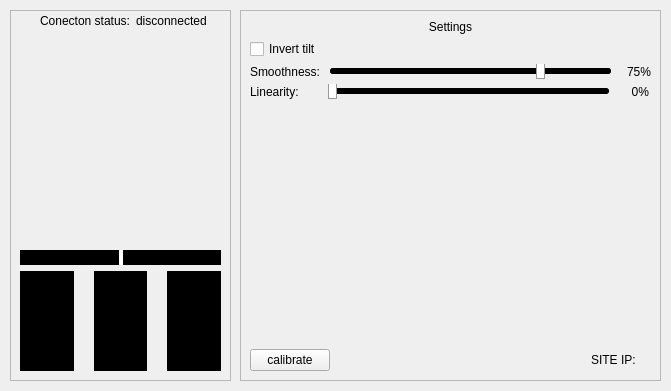
<?xml version="1.0" encoding="UTF-8"?>
<ui version="4.0">
 <class>MainWindow</class>
 <widget class="QMainWindow" name="MainWindow">
  <property name="geometry">
   <rect>
    <x>0</x>
    <y>0</y>
    <width>671</width>
    <height>391</height>
   </rect>
  </property>
  <property name="minimumSize">
   <size>
    <width>671</width>
    <height>391</height>
   </size>
  </property>
  <property name="maximumSize">
   <size>
    <width>671</width>
    <height>391</height>
   </size>
  </property>
  <property name="windowTitle">
   <string>MainWindow</string>
  </property>
  <widget class="QWidget" name="centralwidget">
   <widget class="QFrame" name="frame">
    <property name="geometry">
     <rect>
      <x>10</x>
      <y>10</y>
      <width>221</width>
      <height>371</height>
     </rect>
    </property>
    <property name="frameShape">
     <enum>QFrame::Shape::StyledPanel</enum>
    </property>
    <property name="frameShadow">
     <enum>QFrame::Shadow::Raised</enum>
    </property>
    <property name="lineWidth">
     <number>4</number>
    </property>
    <widget class="QWidget" name="horizontalLayoutWidget">
     <property name="geometry">
      <rect>
       <x>30</x>
       <y>0</y>
       <width>171</width>
       <height>21</height>
      </rect>
     </property>
     <layout class="QHBoxLayout" name="connectionStatusLayout">
      <item>
       <widget class="QLabel" name="conectionStatusTextLabel">
        <property name="text">
         <string>Conecton status:</string>
        </property>
       </widget>
      </item>
      <item>
       <widget class="QLabel" name="connectionStatusLabel">
        <property name="text">
         <string>disconnected</string>
        </property>
       </widget>
      </item>
     </layout>
    </widget>
    <widget class="QWidget" name="verticalLayoutWidget">
     <property name="geometry">
      <rect>
       <x>10</x>
       <y>20</y>
       <width>201</width>
       <height>221</height>
      </rect>
     </property>
     <layout class="QVBoxLayout" name="wheelVisualisationLayout"/>
    </widget>
    <widget class="QWidget" name="verticalLayoutWidget_2">
     <property name="geometry">
      <rect>
       <x>10</x>
       <y>240</y>
       <width>201</width>
       <height>121</height>
      </rect>
     </property>
     <layout class="QVBoxLayout" name="barsLayout">
      <property name="sizeConstraint">
       <enum>QLayout::SizeConstraint::SetNoConstraint</enum>
      </property>
      <item>
       <widget class="QSlider" name="tiltBar">
        <property name="enabled">
         <bool>false</bool>
        </property>
        <property name="styleSheet">
         <string notr="true">QSlider {
    background: transparent;
}

QSlider::groove:horizontal {
    height: 30px;
    background: rgb(0, 0, 0);

}

QSlider::handle:horizontal {
    width: 4px;
	height: 30px;
    background: white;
}


</string>
        </property>
        <property name="minimum">
         <number>-32768</number>
        </property>
        <property name="maximum">
         <number>32768</number>
        </property>
        <property name="tracking">
         <bool>false</bool>
        </property>
        <property name="orientation">
         <enum>Qt::Orientation::Horizontal</enum>
        </property>
       </widget>
      </item>
      <item>
       <layout class="QHBoxLayout" name="pedalBarsLayout">
        <property name="spacing">
         <number>20</number>
        </property>
        <item>
         <widget class="QProgressBar" name="clutchPedalBar">
          <property name="sizePolicy">
           <sizepolicy hsizetype="Expanding" vsizetype="Expanding">
            <horstretch>0</horstretch>
            <verstretch>0</verstretch>
           </sizepolicy>
          </property>
          <property name="styleSheet">
           <string notr="true">QProgressBar {
    background-color: rgb(0, 0, 0);
	border-left: none;
    border-top: none;
    border-bottom: none;
}

QProgressBar::chunk {
    background-color: rgb(85, 255, 241);
}</string>
          </property>
          <property name="maximum">
           <number>255</number>
          </property>
          <property name="value">
           <number>0</number>
          </property>
          <property name="alignment">
           <set>Qt::AlignmentFlag::AlignCenter</set>
          </property>
          <property name="textVisible">
           <bool>false</bool>
          </property>
          <property name="orientation">
           <enum>Qt::Orientation::Vertical</enum>
          </property>
          <property name="format">
           <string/>
          </property>
         </widget>
        </item>
        <item>
         <widget class="QProgressBar" name="brakePedalBar">
          <property name="sizePolicy">
           <sizepolicy hsizetype="Expanding" vsizetype="Expanding">
            <horstretch>0</horstretch>
            <verstretch>0</verstretch>
           </sizepolicy>
          </property>
          <property name="styleSheet">
           <string notr="true">QProgressBar {
    background-color: rgb(0, 0, 0);
	border-left: none;
    border-top: none;
    border-bottom: none;
}

QProgressBar::chunk {
    background-color: rgb(85, 255, 241);
}</string>
          </property>
          <property name="maximum">
           <number>255</number>
          </property>
          <property name="value">
           <number>0</number>
          </property>
          <property name="textVisible">
           <bool>false</bool>
          </property>
          <property name="orientation">
           <enum>Qt::Orientation::Vertical</enum>
          </property>
         </widget>
        </item>
        <item>
         <widget class="QProgressBar" name="gasPedalBar">
          <property name="sizePolicy">
           <sizepolicy hsizetype="Expanding" vsizetype="Expanding">
            <horstretch>0</horstretch>
            <verstretch>0</verstretch>
           </sizepolicy>
          </property>
          <property name="styleSheet">
           <string notr="true">QProgressBar {
    background-color: rgb(0, 0, 0);
	border-left: none;
    border-top: none;
    border-bottom: none;
}

QProgressBar::chunk {
    background-color: rgb(85, 255, 241);
}</string>
          </property>
          <property name="maximum">
           <number>255</number>
          </property>
          <property name="value">
           <number>0</number>
          </property>
          <property name="textVisible">
           <bool>false</bool>
          </property>
          <property name="orientation">
           <enum>Qt::Orientation::Vertical</enum>
          </property>
         </widget>
        </item>
       </layout>
      </item>
     </layout>
    </widget>
   </widget>
   <widget class="QFrame" name="settingsFrame">
    <property name="geometry">
     <rect>
      <x>240</x>
      <y>10</y>
      <width>421</width>
      <height>371</height>
     </rect>
    </property>
    <property name="frameShape">
     <enum>QFrame::Shape::StyledPanel</enum>
    </property>
    <property name="frameShadow">
     <enum>QFrame::Shadow::Raised</enum>
    </property>
    <layout class="QVBoxLayout" name="verticalLayout">
     <property name="spacing">
      <number>5</number>
     </property>
     <property name="sizeConstraint">
      <enum>QLayout::SizeConstraint::SetNoConstraint</enum>
     </property>
     <property name="leftMargin">
      <number>9</number>
     </property>
     <property name="topMargin">
      <number>9</number>
     </property>
     <property name="rightMargin">
      <number>9</number>
     </property>
     <property name="bottomMargin">
      <number>9</number>
     </property>
     <item>
      <widget class="QLabel" name="settingsLabel">
       <property name="sizePolicy">
        <sizepolicy hsizetype="Expanding" vsizetype="Fixed">
         <horstretch>0</horstretch>
         <verstretch>0</verstretch>
        </sizepolicy>
       </property>
       <property name="text">
        <string>Settings</string>
       </property>
       <property name="alignment">
        <set>Qt::AlignmentFlag::AlignHCenter|Qt::AlignmentFlag::AlignTop</set>
       </property>
      </widget>
     </item>
     <item>
      <widget class="QCheckBox" name="invertedTiltCheckBox">
       <property name="styleSheet">
        <string notr="true"/>
       </property>
       <property name="text">
        <string>Invert tilt</string>
       </property>
      </widget>
     </item>
     <item>
      <layout class="QHBoxLayout" name="smoothnessLayout">
       <property name="spacing">
        <number>10</number>
       </property>
       <item>
        <widget class="QLabel" name="smoothnessLabel">
         <property name="text">
          <string>Smoothness:</string>
         </property>
        </widget>
       </item>
       <item>
        <widget class="QSlider" name="smoothnessSlider">
         <property name="styleSheet">
          <string notr="true">QSlider {
    background: transparent;
}

QSlider::groove:horizontal {
    height: 6px;
    background: #444;
    border-radius: 3px;
}

QSlider::handle:horizontal {
    width: 7px;
    background: white;
    border: 1px solid #999;
    margin: -5px 0;
}

QSlider::sub-page:horizontal {
    background: rgb(0, 0, 0);
    border-radius: 3px;
}

QSlider::add-page:horizontal {
    background: rgb(0, 0, 0);
    border-radius: 3px;
}</string>
         </property>
         <property name="minimum">
          <number>0</number>
         </property>
         <property name="maximum">
          <number>99</number>
         </property>
         <property name="value">
          <number>75</number>
         </property>
         <property name="tracking">
          <bool>false</bool>
         </property>
         <property name="orientation">
          <enum>Qt::Orientation::Horizontal</enum>
         </property>
        </widget>
       </item>
       <item>
        <widget class="QLabel" name="smoothnessValueLabel">
         <property name="sizePolicy">
          <sizepolicy hsizetype="Fixed" vsizetype="Preferred">
           <horstretch>0</horstretch>
           <verstretch>0</verstretch>
          </sizepolicy>
         </property>
         <property name="minimumSize">
          <size>
           <width>30</width>
           <height>0</height>
          </size>
         </property>
         <property name="text">
          <string>75%</string>
         </property>
         <property name="alignment">
          <set>Qt::AlignmentFlag::AlignRight|Qt::AlignmentFlag::AlignTrailing|Qt::AlignmentFlag::AlignVCenter</set>
         </property>
        </widget>
       </item>
      </layout>
     </item>
     <item>
      <layout class="QHBoxLayout" name="linearityLayout">
       <property name="spacing">
        <number>10</number>
       </property>
       <item>
        <widget class="QLabel" name="linearityLabel">
         <property name="maximumSize">
          <size>
           <width>68</width>
           <height>16</height>
          </size>
         </property>
         <property name="text">
          <string notr="true">Linearity: </string>
         </property>
        </widget>
       </item>
       <item>
        <widget class="QSlider" name="linearitySlider">
         <property name="minimumSize">
          <size>
           <width>281</width>
           <height>15</height>
          </size>
         </property>
         <property name="maximumSize">
          <size>
           <width>281</width>
           <height>15</height>
          </size>
         </property>
         <property name="baseSize">
          <size>
           <width>281</width>
           <height>15</height>
          </size>
         </property>
         <property name="styleSheet">
          <string notr="true">QSlider {
    background: transparent;
}

QSlider::groove:horizontal {
    height: 6px;
    background: #444;
    border-radius: 3px;
}

QSlider::handle:horizontal {
    width: 7px;
    background: white;
    border: 1px solid #999;
    margin: -5px 0;
}

QSlider::sub-page:horizontal {
    background: rgb(0, 0, 0);
    border-radius: 3px;
}

QSlider::add-page:horizontal {
    background: rgb(0, 0, 0);
    border-radius: 3px;
}</string>
         </property>
         <property name="maximum">
          <number>100</number>
         </property>
         <property name="orientation">
          <enum>Qt::Orientation::Horizontal</enum>
         </property>
        </widget>
       </item>
       <item>
        <widget class="QLabel" name="linearityValueLabel">
         <property name="sizePolicy">
          <sizepolicy hsizetype="Fixed" vsizetype="Preferred">
           <horstretch>0</horstretch>
           <verstretch>0</verstretch>
          </sizepolicy>
         </property>
         <property name="minimumSize">
          <size>
           <width>30</width>
           <height>0</height>
          </size>
         </property>
         <property name="text">
          <string>0%</string>
         </property>
         <property name="alignment">
          <set>Qt::AlignmentFlag::AlignRight|Qt::AlignmentFlag::AlignTrailing|Qt::AlignmentFlag::AlignVCenter</set>
         </property>
        </widget>
       </item>
      </layout>
     </item>
     <item>
      <spacer name="settingsSpacer">
       <property name="orientation">
        <enum>Qt::Orientation::Vertical</enum>
       </property>
       <property name="sizeHint" stdset="0">
        <size>
         <width>20</width>
         <height>40</height>
        </size>
       </property>
      </spacer>
     </item>
     <item>
      <layout class="QHBoxLayout" name="siteIpInformationLayout">
       <item>
        <widget class="QPushButton" name="calibrateButton">
         <property name="sizePolicy">
          <sizepolicy hsizetype="Fixed" vsizetype="Fixed">
           <horstretch>0</horstretch>
           <verstretch>0</verstretch>
          </sizepolicy>
         </property>
         <property name="maximumSize">
          <size>
           <width>500</width>
           <height>16777215</height>
          </size>
         </property>
         <property name="font">
          <font>
           <italic>false</italic>
           <kerning>true</kerning>
           <fontweight>Black</fontweight>
          </font>
         </property>
         <property name="text">
          <string>calibrate</string>
         </property>
        </widget>
       </item>
       <item>
        <widget class="QLabel" name="siteIpTextLabel">
         <property name="sizePolicy">
          <sizepolicy hsizetype="Expanding" vsizetype="Preferred">
           <horstretch>0</horstretch>
           <verstretch>0</verstretch>
          </sizepolicy>
         </property>
         <property name="text">
          <string>SITE IP: </string>
         </property>
         <property name="alignment">
          <set>Qt::AlignmentFlag::AlignRight|Qt::AlignmentFlag::AlignTrailing|Qt::AlignmentFlag::AlignVCenter</set>
         </property>
        </widget>
       </item>
       <item>
        <widget class="QLabel" name="siteIpLabel">
         <property name="sizePolicy">
          <sizepolicy hsizetype="Preferred" vsizetype="Preferred">
           <horstretch>0</horstretch>
           <verstretch>0</verstretch>
          </sizepolicy>
         </property>
         <property name="text">
          <string/>
         </property>
         <property name="alignment">
          <set>Qt::AlignmentFlag::AlignRight|Qt::AlignmentFlag::AlignTrailing|Qt::AlignmentFlag::AlignVCenter</set>
         </property>
        </widget>
       </item>
      </layout>
     </item>
    </layout>
   </widget>
  </widget>
 </widget>
 <resources/>
 <connections/>
</ui>
